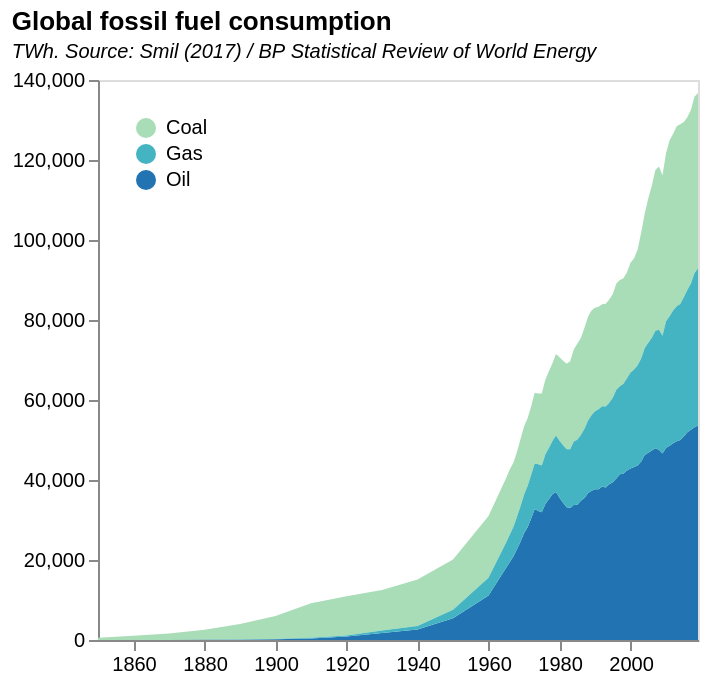

This figure's Vega-Lite source:
### Vega-Lite specification from a JSON file in a GitHub repository (floating-point values rounded to 4 significant figures; data arrays with more than 128 entries replaced by an {"elided": "..."} marker saying what was removed)
{"$schema": "https://vega.github.io/schema/vega-lite/v5.json", "title": {"text": "Global fossil fuel consumption", "subtitle": "TWh. Source: Smil (2017) / BP Statistical Review of World Energy", "subtitleFontStyle": "italic", "subtitleFontSize": 10, "anchor": "start", "color": "black"}, "width": 300, "height": 280, "data": {"values": {"elided": "201 records"}, "format": {"parse": {"Time": "date"}}}, "mark": "area", "encoding": {"x": {"timeUnit": "year", "field": "Time", "type": "temporal", "title": null, "axis": {"format": "%Y", "grid": false}}, "y": {"aggregate": "sum", "field": "Value", "type": "quantitative", "title": null, "axis": {"grid": false}}, "color": {"field": "Source", "title": null, "scale": {"scheme": "yellowgreenblue"}, "legend": {"orient": "top-left"}, "type": "nominal"}, "tooltip": [{"field": "Time", "type": "temporal", "timeUnit": "year", "title": "Year"}, {"field": "Value", "type": "quantitative", "title": "TWh consumed)"}, {"field": "Source", "type": "nominal"}]}}
